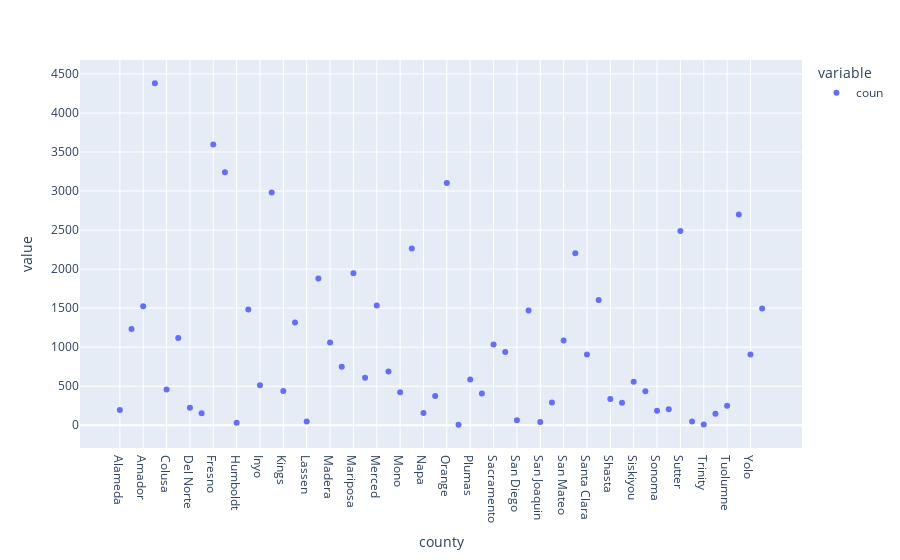

Notebook source saved alongside this figure:
### Markdown cell above
hängt reordered von anderen Faktoren wie andere Produkte ab (Zeit, ordersize)

werden bananen in anderen countys öfters reordered als andere produkte

### Code cell
px.scatter(df_1.groupby("county").agg(coun=("county","count")))

### Figure 1 — Plotly figure (JSON) as saved in the notebook; plotly's stock layout.template omitted (floating-point values rounded to 4 significant figures)
{"data": [{"hovertemplate": "variable=coun<br>county=%{x}<br>value=%{y}<extra></extra>", "legendgroup": "coun", "marker": {"color": "#636efa", "symbol": "circle"}, "mode": "markers", "name": "coun", "orientation": "v", "showlegend": true, "type": "scatter", "x": ["Alameda", "Alpine", "Amador", "Calaveras", "Colusa", "Contra Costa", "Del Norte", "El Dorado", "Fresno", "Glenn", "Humboldt", "Imperial", "Inyo", "Kern", "Kings", "Lake", "Lassen", "Los Angeles", "Madera", "Marin", "Mariposa", "Mendocino", "Merced", "Modoc", "Mono", "Monterey", "Napa", "Nevada", "Orange", "Placer", "Plumas", "Riverside", "Sacramento", "San Benito", "San Diego", "San Francisco", "San Joaquin", "San Luis Obispo", "San Mateo", "Santa Barbara", "Santa Clara", "Santa Cruz", "Shasta", "Sierra", "Siskiyou", "Solano", "Sonoma", "Stanislaus", "Sutter", "Tehama", "Trinity", "Tulare", "Tuolumne", "Ventura", "Yolo", "Yuba"], "xaxis": "x", "y": [194, 1232, 1523, 4382, 458, 1116, 223, 152, 3595, 3240, 31, 1482, 511, 2981, 438, 1316, 49, 1879, 1060, 748, 1948, 609, 1535, 689, 421, 2263, 158, 373, 3103, 5, 587, 406, 1035, 937, 65, 1471, 40, 292, 1087, 2203, 907, 1603, 336, 287, 558, 435, 185, 206, 2487, 49, 9, 148, 250, 2700, 906, 1495], "yaxis": "y"}], "layout": {"legend": {"title": {"text": "variable"}, "tracegroupgap": 0}, "margin": {"t": 60}, "xaxis": {"anchor": "y", "domain": [0, 1], "title": {"text": "county"}}, "yaxis": {"anchor": "x", "domain": [0, 1], "title": {"text": "value"}}}}
